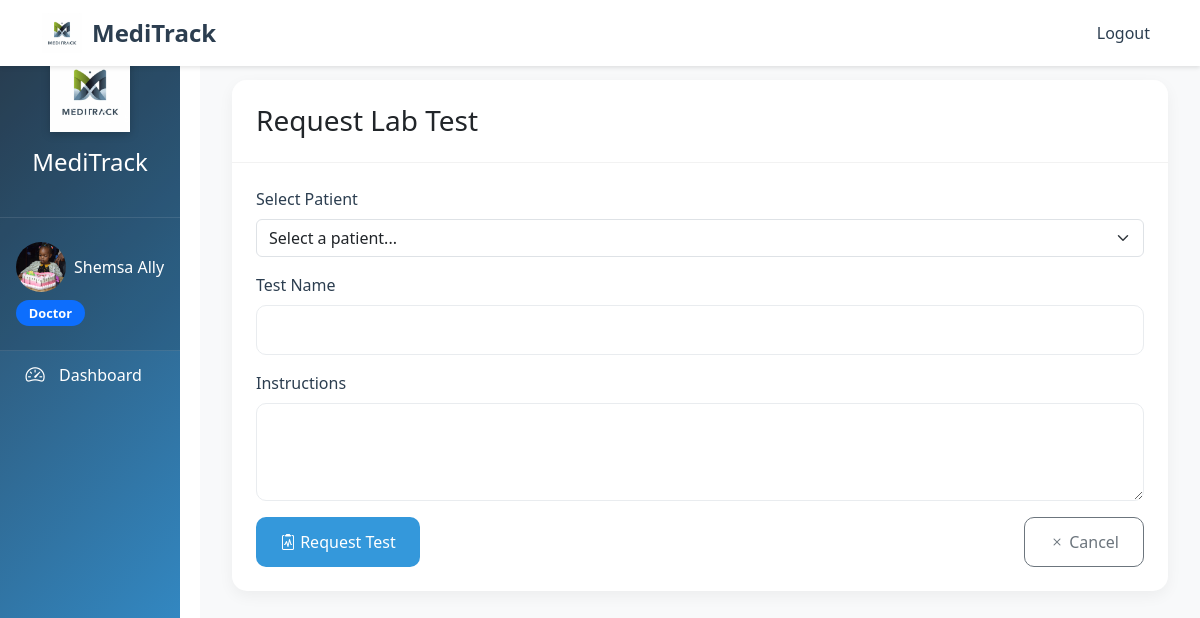
/doctor/request-lab-test/ (signed in), run on the app's committed database.
### hospital/models.py (models this page shows, shortened)
class User(AbstractUser):
    ROLE_CHOICES = (
        ('DOCTOR', 'Doctor'),
        ('RECEPTIONIST', 'Receptionist'),
        ('PHARMACIST', 'Pharmacist'),
        ('LAB_TECHNICIAN', 'Lab Technician'),
    )
    role = models.CharField(max_length=20, choices=ROLE_CHOICES, null=True, blank=True)
    phone = models.CharField(max_length=15, null=True, blank=True)
    email = models.EmailField(unique=True)

class StaffProfile(models.Model):
    user = models.OneToOneField(User, on_delete=models.CASCADE, related_name='staff_profile')
    profile_picture = models.ImageField(upload_to='profile_pictures/', null=True, blank=True)
    bio = models.TextField(max_length=500, blank=True)
    created_at = models.DateTimeField(auto_now_add=True)
    updated_at = models.DateTimeField(auto_now=True)

### hospital/views.py (the view, shortened to what this page needs)
# urls.py: path('doctor/request-lab-test/', views.request_lab_test, name='request_lab_test'),
@login_required
def request_lab_test(request):
    if request.user.role != 'DOCTOR':
        raise PermissionDenied("You don't have permission to access this page.")
    appointments = Appointment.objects.filter(
        doctor=request.user.doctor,
        status='SCHEDULED'
    ).select_related(
        'patient__user'
    ).order_by('-date_time')
    return render(request, 'doctor/request_lab_test.html', {
        'appointments': appointments
    })

### hospital/templates/doctor/request_lab_test.html (shortened to what this page needs)
{% extends 'base.html' %}
{% block content %}
<div class="container">
    <div class="row">
        <div class="col-md-12">
            <div class="card">
                <div class="card-header">
                    <h3 class="card-title mb-0">Request Lab Test</h3>
                </div>
                <div class="card-body">
                    <form method="post">
                        <div class="mb-3">
                            <label for="appointment" class="form-label">Select Patient</label>
                            <select name="appointment" id="appointment" class="form-select" required>
                                <option value="">Select a patient...</option>
                            </select>
                        </div>
                        <div class="mb-3">
                            <label for="test_name" class="form-label">Test Name</label>
                            <input type="text" class="form-control" id="test_name" name="test_name" required>
                        </div>
                        <div class="mb-3">
                            <label for="instructions" class="form-label">Instructions</label>
                            <textarea class="form-control" id="instructions" name="instructions" rows="3" required></textarea>
                        </div>
                        <div class="d-flex justify-content-between">
                            <button type="submit" class="btn btn-primary">
                                <i class="bi bi-clipboard2-pulse"></i> Request Test
                            </button>
                            <a href="{% url 'doctor_dashboard' %}" class="btn btn-outline-secondary">
                                <i class="bi bi-x"></i> Cancel
                            </a>
                        </div>
                    </form>
                </div>
            </div>
        </div>
    </div>
</div>
{% endblock %}

### hospital/templates/base.html (shortened to what this page needs)
{% load static %}
<!DOCTYPE html>
<html lang="en">
<head>
    <link href="https://cdn.jsdelivr.net/npm/bootstrap@5.3.0/dist/css/bootstrap.min.css" rel="stylesheet">
    <link href="https://cdn.jsdelivr.net/npm/bootstrap-icons@1.7.2/font/bootstrap-icons.css" rel="stylesheet">
    <link href="https://cdnjs.cloudflare.com/ajax/libs/font-awesome/5.15.4/css/all.min.css" rel="stylesheet">
    <link href="{% static 'css/custom.css' %}" rel="stylesheet">
</head>
<body>
    <nav class="navbar navbar-expand-lg fixed-top">
        <div class="container">
            <a class="navbar-brand" href="{% url 'home' %}">
                <img src="{% static 'images/logo.png' %}" alt="MediTrack Logo" class="navbar-logo">
                MediTrack
            </a>
            <div class="collapse navbar-collapse" id="navbarNav">
                <ul class="navbar-nav ms-auto">
                    {% if user.is_authenticated %}
                        <li class="nav-item">
                            <a class="nav-link" href="{% url 'logout' %}">Logout</a>
                        </li>
                    {% endif %}
                </ul>
            </div>
        </div>
    </nav>
    {% if user.is_authenticated %}
    <div class="container-fluid">
        <div class="row">
            <div class="col-md-3 col-lg-2 sidebar">
                <div class="sidebar-header">
                    <img src="{% static 'images/logo.png' %}" alt="MediTrack Logo" class="sidebar-logo">
                    <h4 class="text-white">MediTrack</h4>
                </div>
                <div class="sidebar-user">
                    <a href="{% url 'profile' %}" class="text-decoration-none">
                        <div class="user-info">
                            {% if user.staff_profile.profile_picture %}
                                <img src="{{ user.staff_profile.profile_picture.url }}" alt="Profile Picture"
                                     class="rounded-circle" style="width: 50px; height: 50px; object-fit: cover;">
                            {% else %}
                                <i class="bi bi-person-circle"></i>
                            {% endif %}
                            <span>{{ user.get_full_name|default:user.username }}</span>
                        </div>
                    </a>
                    <div class="user-role">
                        <span class="badge bg-primary">{{ user.get_role_display }}</span>
                    </div>
                </div>
                <ul class="nav flex-column">
                    {% if user.role == 'RECEPTIONIST' %}
                        <li class="nav-item">
                            <a class="nav-link {% if request.resolver_match.url_name == 'receptionist_dashboard' %}active{% endif %}"
                               href="{% url 'receptionist_dashboard' %}">
                                <i class="bi bi-speedometer2"></i> Dashboard
                            </a>
                        </li>
                        <li class="nav-item">
                            <a class="nav-link {% if request.resolver_match.url_name == 'patient_list' %}active{% endif %}"
                               href="{% url 'patient_list' %}">
                                <i class="bi bi-people"></i> All Patients
                            </a>
                        </li>
                        <li class="nav-item">
                            <a class="nav-link {% if request.resolver_match.url_name == 'add_patient' %}active{% endif %}"
                               href="{% url 'add_patient' %}">
                                <i class="bi bi-person-plus"></i> Add Patient
                            </a>
                        </li>
                        <li class="nav-item">
                            <a class="nav-link {% if request.resolver_match.url_name == 'appointment_list' %}active{% endif %}"
                               href="{% url 'appointment_list' %}">
                                <i class="bi bi-calendar"></i> Appointments
                            </a>
                        </li>
                        <li class="nav-item">
                            <a class="nav-link {% if request.resolver_match.url_name == 'add_appointment' %}active{% endif %}"
                               href="{% url 'add_appointment' %}">
                                <i class="bi bi-calendar-plus"></i> New Appointment
                            </a>
                        </li>
                    {% elif user.role == 'DOCTOR' %}
                        <li class="nav-item">
                            <a class="nav-link {% if request.resolver_match.url_name == 'doctor_dashboard' %}active{% endif %}"
                               href="{% url 'doctor_dashboard' %}">
                                <i class="bi bi-speedometer2"></i> Dashboard
                            </a>
                        </li>
                    {% endif %}
                </ul>
            </div>
            <div class="col-md-9 col-lg-10 main-content">
                {% block content %}{% endblock %}
            </div>
        </div>
    </div>
    {% else %}
    <div class="content-wrapper">
        {% block auth_content %}{% endblock %}
    </div>
    {% endif %}
</body>
</html>

### static/css/custom.css (style rules this page uses)
.card { border: none; transition: all 0.3s ease; box-shadow: 0 2px 15px rgba(0, 0, 0, 0.05); }
.btn { border-radius: 8px; padding: 0.75rem 1.5rem; font-weight: 500; transition: all 0.3s ease; }
.btn-primary { background: linear-gradient(135deg, #0d6efd 0%, #0a58ca 100%); border: none; }
.navbar { background: rgba(255, 255, 255, 0.95); backdrop-filter: blur(10px); box-shadow: 0 2px 10px rgba(0, 0, 0, 0.1); padding: 0.5rem 0; }
.navbar-brand { font-size: 1.5rem; font-weight: 700; color: #2c3e50; display: flex; align-items: center; gap: 0.5rem; }
.navbar-logo { height: 40px; width: auto; }
.nav-link { color: #2c3e50; font-weight: 500; padding: 0.5rem 1rem; transition: all 0.3s ease; }
.form-control { border-radius: 8px; padding: 0.75rem 1rem; border: 1px solid #dee2e6; }
.sidebar { min-height: 100vh; background: linear-gradient(135deg, #2c3e50 0%, #3498db 100%); padding: 0; position: fixed; width: inherit; max-width: inherit; }
.sidebar-header { padding: 2rem 1rem; text-align: center; background: rgba(0, 0, 0, 0.1); border-bottom: 1px solid rgba(255, 255, 255, 0.1); }
.sidebar-logo { width: 80px; height: auto; margin-bottom: 1rem; filter: drop-shadow(0 2px 4px rgba(0, 0, 0, 0.2)); }
.sidebar-user { padding: 1.5rem 1rem; background: rgba(0, 0, 0, 0.1); border-bottom: 1px solid rgba(255, 255, 255, 0.1); }
.user-info { display: flex; align-items: center; gap: 0.5rem; color: white; margin-bottom: 0.5rem; }
.user-role .badge { font-size: 0.8rem; padding: 0.4rem 0.8rem; border-radius: 20px; }
.sidebar .nav-link { color: rgba(255, 255, 255, 0.8); padding: 1rem 1.5rem; display: flex; align-items: center; gap: 0.75rem; transition: all 0.3s ease; border-left: 3px solid transparent; }
.sidebar .nav-link i { font-size: 1.2rem; width: 24px; text-align: center; }
.main-content { padding: 2rem; margin-left: 16.666667%; background: #f8f9fa; min-height: 100vh; }
@media (min-width: 992px) { .main-content { margin-left: 16.666667%; } }
.card { border: none; border-radius: 15px; box-shadow: 0 5px 15px rgba(0, 0, 0, 0.05); transition: all 0.3s ease; }
.card-header { background: white; border-bottom: 1px solid rgba(0, 0, 0, 0.05); padding: 1.5rem; border-radius: 15px 15px 0 0 !important; }
.card-body { padding: 1.5rem; }
.form-control { border-radius: 10px; padding: 0.75rem 1rem; border: 1px solid #e9ecef; transition: all 0.3s ease; }
.form-label { font-weight: 500; color: #2c3e50; margin-bottom: 0.5rem; }
.btn { padding: 0.75rem 1.5rem; border-radius: 10px; font-weight: 500; transition: all 0.3s ease; }
.btn-primary { background: #3498db; border: none; }

### hospital/templates/base.html (style rules this page uses)
.sidebar { min-height: 100vh; background-color: #343a40; padding-top: 20px; }
.sidebar .nav-link { color: #fff; padding: 10px 20px; }
.main-content { padding: 20px; padding-top: 80px; }
body { min-height: 100vh; display: flex; flex-direction: column; }
.navbar { background-color: #fff; box-shadow: 0 2px 4px rgba(0,0,0,0.1); }
.navbar-brand { display: flex; align-items: center; gap: 10px; }
.navbar-logo { height: 40px; width: auto; }

### data on the page
User: staff_profile.profile_picture (picture), get_full_name "Shemsa Ally", role "Doctor"
